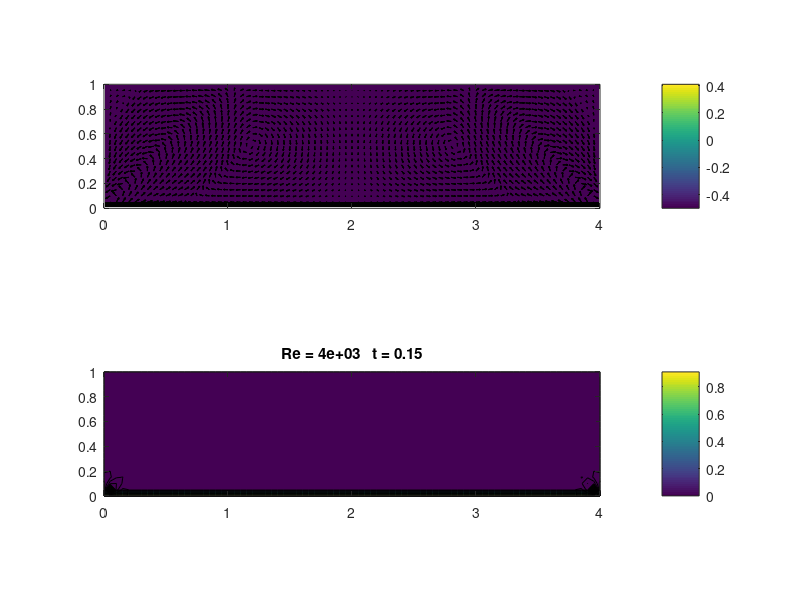

This figure's MATLAB source:
function [xx,yy,Us,Vs,Ts,Cs,Ws,dt,tend,tS,Re,Pr,Ra,Pe] = psiw_thermal_convection(nsteps,prob,nx,ny)
% Solves the unsteady driven cavity problem using the
% streamfunction-vorticity algorithm described in
% Pozrikidis (1997), pages 608-9.
%
% Author: John Stockie
%         Department of Mathematics
%         Simon Fraser University
%         stockie@math.sfu.ca
%
% Date:   February 11, 2019
if nargin < 1
    nsteps = 2;                   % number of steps with graphic output
end
nsteps = nsteps +1;
if nargin < 2
    prob = 'a';
end
if nargin < 3
    nx = 80;
end
if nargin < 4
    ny = 20;
end

disp(prob)
% Physical constants:
Vd = 0;                         % lid velocity (m/s)
if prob == 'glycerine' | prob == 'g'
    Lx = 0.38;                  % Cavity width [m]
    Ly = 0.04;                  % Cavity height [m]
    L = Ly;                     % Reference lenght [m]
    lx = Lx/L;                  % Normalized cavity width []
    ly = Ly/L;                  % Normalized cavity height []
    G = 9.8;                    % Gravity acceleration [m/s^2]
    g = L*G;                    % Gravity acceleration [m/s^2]
    TC = 291.2;                 % Cold temperature [K]
    TH = 294.78;                % Hot temperature [K]
    T0 = 293;                   % Reference Temperature [K]
    Tc = (TC-T0)/(TH-TC);       % Cold temperature [K]
    Th = (TH-T0)/(TH-TC);       % Hot temperature [K]
    rho = 1264.02;              % Glycerine density [kg/m^3]
    mu = 1.49;                  % Dynamic viscosity [kg/(m*s)]
    nu = mu/rho;                % Kinematic viscosity []
    B = 5e-4;                   % coeficient of thermal expansion [1/K]
    Pr = 1.25e4;                % Prandtl number
    u0 = 1;                     % Reference velocity [m/s]
    Re = rho*u0*L/mu;           % Reynolds number
    b = (Th-Tc)*B;              % normalized coeficient of thermal expansion []
    Gr = G*B*(Th-Tc)*(L^3/nu^2);% Grashof number
    Ra = Pr*Gr;                 % Rayleigh number
    tS = 1e4;                   % Real Experiment time [s] tS = 1e4; 
    tend = tS/L;                % Simulation time []
    D = 10;                     % Nutrient diffusion constant relative;
    Pe = u0*L/D;                % Peclet number;
    c = 1;                      % Nutrient concentration in the bottom wall;
    dt = 1e-2;
    % Numerical parameters:

elseif prob == 'air' | prob =='a'
    Ly = 0.6557;                % Cavity height [m]
    Lx = Ly*4;                  % Cavity width [m]
    L = Ly;                     % Reference lenght [m]
    lx = Lx/L;                  % Normalized cavity width []
    ly = Ly/L;                  % Normalized cavity height []
    G = 9.8126;                 % Gravity acceleration [m/s^2]
    g = L*G;                    % Gravity acceleration [m/s^2]
    TC = 292.5;                 % Cold temperature [K]
    TH = 293.5;                 % Hot temperature [K]
    T0 = 293;                   % Reference Temperature [K]
    Tc = (TC-T0)/(TH-TC);       % Cold temperature [K]
    Th = (TH-T0)/(TH-TC);       % Hot temperature [K]
    rho = 1.205;                % Air density [kg/m^3]
    mu = 1.81e-4;               % Dynamic viscosity []
    nu = mu/rho;                % Kinematic viscosity []
    B = 3.4e-3;                 % coeficient of thermal expansion [1/K]
    Pr = 0.72;                  % Prandtl number
    u0 = 1;                     % Reference velocity [m/s]
    Re = rho*u0*L/mu;           % Reynolds number
    b = (Th-Tc)*B;              % normalized coeficient of thermal expansion []
    Gr = G*B*(Th-Tc)*(L^3/nu^2);% Grashof number
    Ra = Pr*Gr;                 % Rayleigh number
    tS = 1e-1;                   % Real Experiment time [s] tS = 1e4; 
    tend = tS/L;                % Simulation time []
    D = 10;                     % Nutrient diffusion constant relative;
    Pe = Re*Pr*0.5;             % Peclet number;
    c = 1;                      % Nutrient concentration in the bottom wall;
    dt = 1e-4;
    
elseif prob == 'planckton' | prob == 'p'
    Ly = 1.6e2;                 % Cavity height [m]
    Lx = Ly*10;                  % Cavity width [m]
    L = Ly;                     % Reference lenght [m]
    lx = Lx/L;                  % Normalized cavity width []
    ly = Ly/L;                  % Normalized cavity height []
    G = 9.8126;                 % Gravity acceleration [m/s^2]
    g = L*G;                    % Gravity acceleration [m/s^2]
    TC = 281;                 % Cold temperature [K]8C
    TH = 283;                 % Hot temperature [K] 10C
    T0 = 282;                   % Reference Temperature [K]
    Tc = (TC-T0)/(TH-TC);       % Cold temperature [K]
    Th = (TH-T0)/(TH-TC);       % Hot temperature [K]
    rho = 1.025;                % Sea Water density [kg/m^3]
    mu = 8.9e-4;               % Dynamic viscosity []
    nu = mu/rho;                % Kinematic viscosity []
    B = 2.4e-4;                 % coeficient of thermal expansion [1/K]
    Pr = 7.56;                  % Prandtl number
    u0 = 1;                % Reference velocity [m/s]
    Re = rho*u0*L/mu;           % Reynolds number
    b = (Th-Tc)*B;              % normalized coeficient of thermal expansion []
    Gr = G*B*(Th-Tc)*(L^3/nu^2);% Grashof number
    Ra = Pr*Gr;                 % Rayleigh number
    tS = 15*24*3600;                   % Real Experiment time [s] tS = 1e4; 
    tend = tS/L                % Simulation time []
    D = 1.0260;             % Nutrient diffusion constant relative;
    Pe = 0.005*Re*Pr;                % Peclet number;
    c = 1;                      % Nutrient concentration in the bottom wall;
    %------------
    dt = 3e-3;
end


% Derived parameters:
dx = lx/nx;  
dy = ly/ny;

% Choose a time step based on the minimum of the two time step
% restrictions that come from the von Neumann analysis of the
% 2D linear advection-diffusion equation.
dt1 = min(dx,dy);              % advection restriction
dt2 = 0.5 / nu / (1/dx^2 + 1/dy^2); % diffusion restriction
dt3 = nu / Vd^2;                    % mixed (*not used*)
% safetyfac = 0.8;                    % "safety factor" (should be < 1)
% nt = floor(tend / (min(dt1,dt2) * safetyfac));
% dt = tend / nt;

nt = floor(tend / dt);

% Display parameters before starting.
fprintf( 1, '\nReynolds number: %f\n', Re );
fprintf( 1, 'Time step restrictions:\n    dt = %e (advective)\n', dt1 );
fprintf( 1, '    dt = %e (diffusive)\n    dt = %e (mixed - not used)\n', dt2, dt3 );
if dt1 < dt2, tstr = 'advection-limited';
else          tstr = 'diffusion-limited'; end;
fprintf( 1, 'Actual time step: %e  (%s)\n', dt, tstr );
fprintf( 1, '\nPress <enter> to continue ...\n' );
pause

% Set up an equally-spaced rectangular grid.
[xx,yy] = meshgrid(0:dx:lx, 0:dy:ly);

% STEP 1. Set up the initial conditions for psi, u and v, which are
% zero except for the lid velocity.  The unknowns are all
% node-centered and arrays are of size (nx+1)-by-(ny+1). 
psi = 0*xx; 
w   = psi;
u   = psi;
v   = psi;
T   = psi+Tc;
T(end,:) = Tc;
T(1,:) = Th;
u(end,:) = Vd; % lid BC
C   = psi;
C(1,:) = c;

% Set up the matrix for the Poisson equation for psi.  The ordering
% of unknowns is row-wise: 
% (1,1), (1,2), (1,3), ... (1,Nx+1), (2,1), (2,2), ...
mx = 1/dx^2;
my = 1/dy^2;
e    = repmat( ones(nx-1,1), ny-1, 1);
esub = repmat( [ones(nx-2,1); 0], ny-1, 1);
esup = repmat( [0; ones(nx-2,1)], ny-1, 1);
nn = (nx-1)*(ny-1);
A = spdiags( [my*e, mx*esub, -2*(mx+my)*e, mx*esup, my*e], ...
	     [-(nx-1), -1, 0, 1, nx-1], nn, nn );

% These integer index vectors refer to interior grid points and are  
% useful when indexing arrays below.
ii = 2:nx;
jj = 2:ny;
h1 = figure(1);
%fprintf(', time loop\n--20%%--40%%--60%%--80%%-100%%\n')
k = 1; tt = 1e3;
for i = 1 : nt,
  tic
  % STEP 2. Compute vorticity by differencing the velocities,
  % first in the interior:
  w(jj,ii) = (v(jj,ii+1) - v(jj,ii-1)) / (2*dx) ...
      - (u(jj+1,ii) - u(jj-1,ii)) / (2*dy);
  % ... and then on the boundaries:
  w(jj,1)   = (4*v(jj,2) - v(jj,3)) / (2*dx);
  w(jj,end) = (v(jj,end-2) - 4*v(jj,end-1)) / (2*dx);
  w(1,ii)   = (-4*u(2,ii) + u(3,ii)) / (2*dy);
  w(end,ii) = (-u(end-2,ii) + 4*u(end-1,ii) - 3*Vd) / (2*dy);
  
  % STEP 3. Solve the vorticity equation using an explicit FTCS
  % scheme. 
  w(jj,ii) = w(jj,ii) - dt * ...
      ( u(jj,ii) .* (w(jj,ii+1) - w(jj,ii-1)) / (2*dx) ...
	+ v(jj,ii) .* (w(jj+1,ii) - w(jj-1,ii)) / (2*dy) ) ...
	+ (1/Re)*dt*(w(jj,ii+1) - 2*w(jj,ii) + w(jj,ii-1)) / dx^2 ...
	+ (1/Re)*dt*(w(jj+1,ii) - 2*w(jj,ii) + w(jj-1,ii)) / dy^2 ...
    + dt*b*g*(T(jj,ii+1) - T(jj,ii-1)) / (2*dx);
  
  % STEP 4. Solve the Poisson equation for streamfunction, by first 
  % setting up the right hand side for Delta psi = -w.  
  rhs = -w(jj,ii);  % this is a (nx-1) by (ny-1) matrix

  % Fix up the RHS for the boundary conditions.
  rhs(1,:)   = rhs(1,:)   - psi(1,ii)   / dy^2;
  rhs(end,:) = rhs(end,:) - psi(end,ii) / dy^2;
  rhs(:,1)   = rhs(:,1)   - psi(jj,1)   / dx^2;
  rhs(:,end) = rhs(:,end) - psi(jj,end) / dx^2;

  % Finally, convert the RHS to a vector and solve the linear system.
  rhs = reshape( rhs', nn, 1 ); % this is a (nx-1)*(ny-1)-vector
  psivec = A \ rhs;
  psi(jj,ii) = reshape(psivec, nx-1, ny-1)';

  % STEP 5. Compute the new velocity components by differencing
  % the streamfunction.  
  %if floor(25*i/nt)>floor(25*(i-1)/nt), fprintf('.'), end
  u(jj,ii) =  (psi(jj+1,ii) - psi(jj-1,ii)) / (2*dy);
  v(jj,ii) = -(psi(jj,ii+1) - psi(jj,ii-1)) / (2*dx);
  
  % STEP 6.0 impose the boundary conditions boundaries for T:
  T(jj,1)   = T(jj,2); T(jj,end) = T(jj,end-1);
  T(1,ii)   = Th; T(end,ii) = Tc;
  
  % STEP 6.1 Compute the solution for the termal advection diffusion
  T(jj,ii) = T(jj,ii) - dt * ...
    ((u(jj,ii+1).*T(jj,ii+1) - (u(jj,ii-1).*T(jj,ii-1))) / (2*dx) ...
  + (v(jj+1,ii).*T(jj+1,ii) - (v(jj-1,ii).*T(jj-1,ii))) / (2*dy)) ...
  + (1/(Pr*Re))*dt*(T(jj,ii+1) - 2*T(jj,ii) + T(jj,ii-1)) / dx^2 ...
  + (1/(Pr*Re))*dt*(T(jj+1,ii) - 2*T(jj,ii) + T(jj-1,ii)) / dy^2;

  % STEP 7.0 impose the boundary conditions boundaries for T:
  C(jj,1)   = C(jj,2); C(jj,end) = C(jj,end-1);
  C(1,ii)   = c; C(end,ii) = 0;
  
  % STEP 7 Compute the solution for the termal advection diffusion
  C(jj,ii) = C(jj,ii) - dt * ...
    ((u(jj,ii+1).*C(jj,ii+1) - (u(jj,ii-1).*C(jj,ii-1))) / (2*dx) ...
  + (v(jj+1,ii).*C(jj+1,ii) - (v(jj-1,ii).*C(jj-1,ii))) / (2*dy)) ...
  + (1/(Pe))*dt*(C(jj,ii+1) - 2*C(jj,ii) + C(jj,ii-1)) / dx^2 ...
  + (1/(Pe))*dt*(C(jj+1,ii) - 2*C(jj,ii) + C(jj-1,ii)) / dy^2;

  tt(i) = toc;
  nalerts = 100;
  if (floor(nalerts*i/nt)>floor(nalerts*(i-1)/nt))
    clc;
    fprintf('estimated time: %0.2f\n',median(tt)*(nt-i));
    %disp(['',num2str(median(tt)*(nt-i)),' s']);
  end
  
  % STEP 8. Present graphics
  if (i==1|floor(nsteps*i/nt)>floor(nsteps*(i-1)/nt))
      Len = sqrt(u.^2+v.^2+eps);
      Len = sqrt(u.^2+v.^2)+eps;
      % ------Plot 1:
      subplot(2,1,1);
      contourf(0:dx:lx,0:dy:ly,T);
%       pcolor(0:dx:lx,0:dy:ly,T); shading interp; 
      colorbar; hold on;
      quiver(xx,yy,(u./Len),(v./Len),0.6,'k-');
      axis equal, axis([0 lx 0 ly]);
      % ------plot 2:
      subplot(2,1,2);
      contourf(0:dx:lx,0:dy:ly,C); colorbar;hold on;
      contour(xx,yy,w,20,'k-');
      hold off, axis equal, axis([0 lx 0 ly]);
      title(sprintf('Re = %0.1g   t = %0.2g',Re,i*dt));
      drawnow
      % ------saving arrays
      Us(:,:,k) = u; Vs(:,:,k) = v; Ts(:,:,k) = T; 
      Ws(:,:,k) = w; Cs(:,:,k) = C;
      k = k + 1;
  end
end
end
